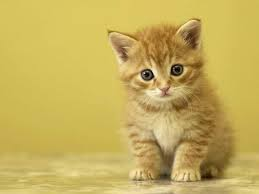
#> input picture Python Distractors/images/cat.jpg, 259 x 194 px, found by its file name; its folder holds only this picture in this run
$ python visual_distract.py
#> lines starting #> are read from the running program, lines starting #| are printed output that depends on the picture
import cv2
import socket
import sys
import numpy as np
import os
import time
from random import randint

current_milli_time = lambda: int(round(time.time() * 1000))

def load_images():
	images = []
	files = os.listdir("images/")
	for image in files:
		img = cv2.imread("images\\" + image, 0)
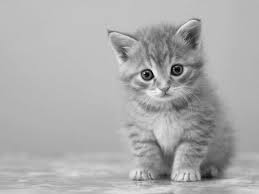
#> img: shape (194, 259); min 0, max 250, mean 172.6
		images.append(img)
	return files, images


def select_image(current_image, imgno):
	index = randint(0, imgno - 1)
	while index == current_image:
		index = randint(0, imgno - 1)
	return index


def change_image(w1, current_image, images):
	img = select_image(current_image, len(images))
	print ("switch to image: " + str(img) + " named: " + files[img])
	cv2.imshow(w1, images[img])
	cv2.waitKey(1)
	return img

if __name__ == "__main__":
	filename = "../Logs/ImageLogs/Image_" + time.strftime("%Y%m%d-%H%M%S") + ".txt"
	f = open(filename,'a')   # Trying to create a new file or open one

	files, images = load_images()
#> files = ['cat.jpg']; images = 1 item
	imgno = len(images)
#> imgno = 1

	window1 = cv2.namedWindow("Window1")
	cv2.moveWindow("Window1", 1920 , 0)
	cv2.resizeWindow("Window1", 500, 500)

	current_image = change_image("Window1", 0, images);
#> (the run stopped early here; a loop or call above may not have finished)
